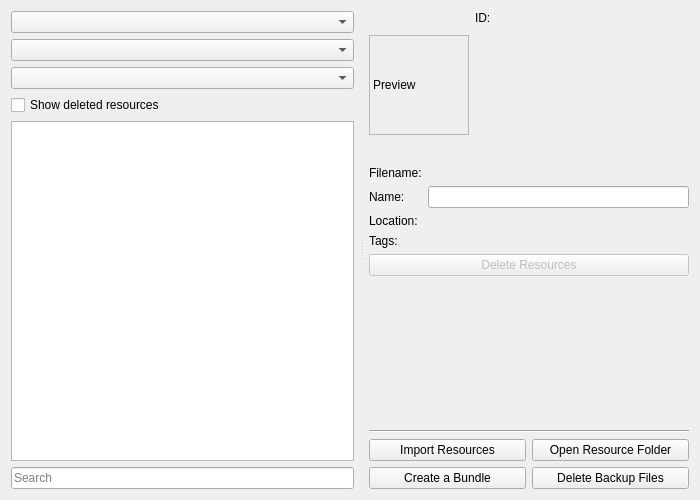
<?xml version="1.0" encoding="UTF-8"?>
<ui version="4.0">
 <class>WdgDlgResourceManager</class>
 <widget class="QWidget" name="WdgDlgResourceManager">
  <property name="geometry">
   <rect>
    <x>0</x>
    <y>0</y>
    <width>700</width>
    <height>500</height>
   </rect>
  </property>
  <property name="windowTitle">
   <string>Form</string>
  </property>
  <layout class="QHBoxLayout" name="horizontalLayout">
   <item>
    <widget class="QSplitter" name="splitter">
     <property name="orientation">
      <enum>Qt::Horizontal</enum>
     </property>
     <property name="handleWidth">
      <number>5</number>
     </property>
     <property name="childrenCollapsible">
      <bool>false</bool>
     </property>
     <widget class="QWidget" name="layoutWidget_1">
      <layout class="QVBoxLayout" name="verticalLayout">
       <property name="rightMargin">
        <number>5</number>
       </property>
       <item>
        <widget class="QComboBox" name="cmbResourceType"/>
       </item>
       <item>
        <widget class="QComboBox" name="cmbStorage"/>
       </item>
       <item>
        <widget class="QComboBox" name="cmbTag"/>
       </item>
       <item>
        <widget class="QCheckBox" name="chkShowDeleted">
         <property name="text">
          <string>Show deleted resources</string>
         </property>
        </widget>
       </item>
       <item>
        <widget class="KisResourceItemListView" name="resourceItemView"/>
       </item>
       <item>
        <widget class="QLineEdit" name="lneFilterText">
         <property name="placeholderText">
          <string>Search</string>
         </property>
        </widget>
       </item>
      </layout>
     </widget>
     <widget class="QWidget" name="layoutWidget_2">
      <layout class="QVBoxLayout" name="verticalLayout_2">
       <property name="leftMargin">
        <number>5</number>
       </property>
       <item>
        <layout class="QHBoxLayout" name="horizontalLayout_2">
         <item>
          <widget class="QLabel" name="lblThumbnail">
           <property name="minimumSize">
            <size>
             <width>100</width>
             <height>100</height>
            </size>
           </property>
           <property name="maximumSize">
            <size>
             <width>100</width>
             <height>100</height>
            </size>
           </property>
           <property name="frameShape">
            <enum>QFrame::StyledPanel</enum>
           </property>
           <property name="text">
            <string>Preview</string>
           </property>
          </widget>
         </item>
         <item>
          <layout class="QVBoxLayout" name="vertLayout_3">
           <item>
            <layout class="QFormLayout" name="formLayout_2">
             <item row="0" column="0">
              <widget class="QLabel" name="label">
               <property name="text">
                <string>ID:</string>
               </property>
              </widget>
             </item>
             <item row="0" column="1">
              <widget class="KSqueezedTextLabel" name="lblId">
               <property name="textInteractionFlags">
                <set>Qt::LinksAccessibleByMouse|Qt::TextSelectableByMouse</set>
               </property>
              </widget>
             </item>
            </layout>
           </item>
           <item>
            <widget class="KSqueezedTextLabel" name="lblMetadata">
             <property name="textInteractionFlags">
              <set>Qt::LinksAccessibleByMouse|Qt::TextSelectableByMouse</set>
             </property>
            </widget>
           </item>
           <item>
            <spacer name="verticalSpacer_2">
             <property name="orientation">
              <enum>Qt::Vertical</enum>
             </property>
             <property name="sizeHint" stdset="0">
              <size>
               <width>20</width>
               <height>40</height>
              </size>
             </property>
            </spacer>
           </item>
          </layout>
         </item>
        </layout>
       </item>
       <item>
        <layout class="QFormLayout" name="formLayout">
         <item row="0" column="0">
          <widget class="QLabel" name="label_2">
           <property name="text">
            <string>Filename:</string>
           </property>
          </widget>
         </item>
         <item row="1" column="0">
          <widget class="QLabel" name="label_3">
           <property name="text">
            <string>Name:</string>
           </property>
          </widget>
         </item>
         <item row="2" column="0">
          <widget class="QLabel" name="label_4">
           <property name="text">
            <string>Location:</string>
           </property>
          </widget>
         </item>
         <item row="3" column="0">
          <widget class="QLabel" name="label_5">
           <property name="text">
            <string>Tags:</string>
           </property>
          </widget>
         </item>
         <item row="1" column="1">
          <widget class="QLineEdit" name="lneName"/>
         </item>
         <item row="2" column="1">
          <widget class="KSqueezedTextLabel" name="lblLocation">
           <property name="sizePolicy">
            <sizepolicy hsizetype="Expanding" vsizetype="Fixed">
             <horstretch>0</horstretch>
             <verstretch>0</verstretch>
            </sizepolicy>
           </property>
           <property name="textInteractionFlags">
            <set>Qt::LinksAccessibleByMouse|Qt::TextSelectableByMouse</set>
           </property>
          </widget>
         </item>
         <item row="0" column="1">
          <widget class="KSqueezedTextLabel" name="lblFilename">
           <property name="sizePolicy">
            <sizepolicy hsizetype="Expanding" vsizetype="Fixed">
             <horstretch>0</horstretch>
             <verstretch>0</verstretch>
            </sizepolicy>
           </property>
           <property name="textInteractionFlags">
            <set>Qt::LinksAccessibleByMouse|Qt::TextSelectableByMouse</set>
           </property>
          </widget>
         </item>
         <item row="3" column="1">
          <widget class="KisTagSelectionWidget" name="wdgResourcesTags" native="true"/>
         </item>
        </layout>
       </item>
       <item>
        <widget class="QPushButton" name="btnDeleteResource">
         <property name="enabled">
          <bool>false</bool>
         </property>
         <property name="text">
          <string>Delete Resources</string>
         </property>
        </widget>
       </item>
       <item>
        <spacer name="verticalSpacer">
         <property name="orientation">
          <enum>Qt::Vertical</enum>
         </property>
         <property name="sizeHint" stdset="0">
          <size>
           <width>20</width>
           <height>40</height>
          </size>
         </property>
        </spacer>
       </item>
       <item>
        <widget class="Line" name="line">
         <property name="orientation">
          <enum>Qt::Horizontal</enum>
         </property>
        </widget>
       </item>
       <item>
        <layout class="QGridLayout" name="gridLayout">
         <item row="0" column="0">
          <widget class="QPushButton" name="btnImportResources">
           <property name="text">
            <string>Import Resources</string>
           </property>
          </widget>
         </item>
         <item row="0" column="1">
          <widget class="QPushButton" name="btnOpenResourceFolder">
           <property name="text">
            <string>Open Resource Folder</string>
           </property>
          </widget>
         </item>
         <item row="1" column="0">
          <widget class="QPushButton" name="btnCreateBundle">
           <property name="text">
            <string>Create a Bundle</string>
           </property>
          </widget>
         </item>
         <item row="1" column="1">
          <widget class="QPushButton" name="btnDeleteBackupFiles">
           <property name="text">
            <string>Delete Backup Files</string>
           </property>
          </widget>
         </item>
        </layout>
       </item>
      </layout>
     </widget>
    </widget>
   </item>
  </layout>
 </widget>
 <customwidgets>
  <customwidget>
   <class>KSqueezedTextLabel</class>
   <extends>QLabel</extends>
   <header>ksqueezedtextlabel.h</header>
  </customwidget>
  <customwidget>
   <class>KisResourceItemListView</class>
   <extends>QListView</extends>
   <header location="global">KisResourceItemListView.h</header>
  </customwidget>
  <customwidget>
   <class>KisTagSelectionWidget</class>
   <extends>QWidget</extends>
   <header>KisTagSelectionWidget.h</header>
  </customwidget>
 </customwidgets>
 <tabstops>
  <tabstop>cmbResourceType</tabstop>
  <tabstop>cmbStorage</tabstop>
  <tabstop>cmbTag</tabstop>
  <tabstop>chkShowDeleted</tabstop>
  <tabstop>resourceItemView</tabstop>
  <tabstop>lneFilterText</tabstop>
  <tabstop>lneName</tabstop>
  <tabstop>btnDeleteResource</tabstop>
  <tabstop>btnImportResources</tabstop>
  <tabstop>btnOpenResourceFolder</tabstop>
  <tabstop>btnCreateBundle</tabstop>
  <tabstop>btnDeleteBackupFiles</tabstop>
 </tabstops>
 <resources/>
 <connections/>
</ui>
